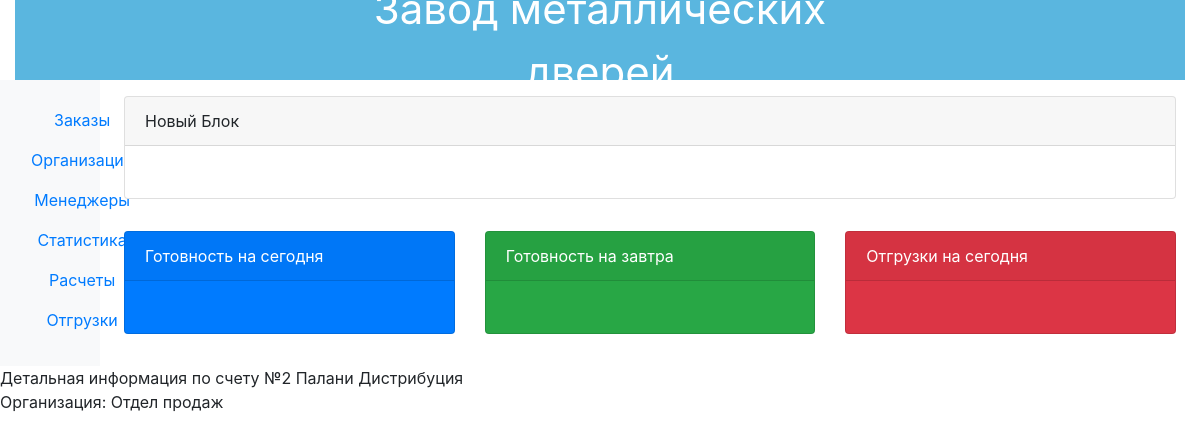
Before: /erp_main/invoice/2/ with the older database file.
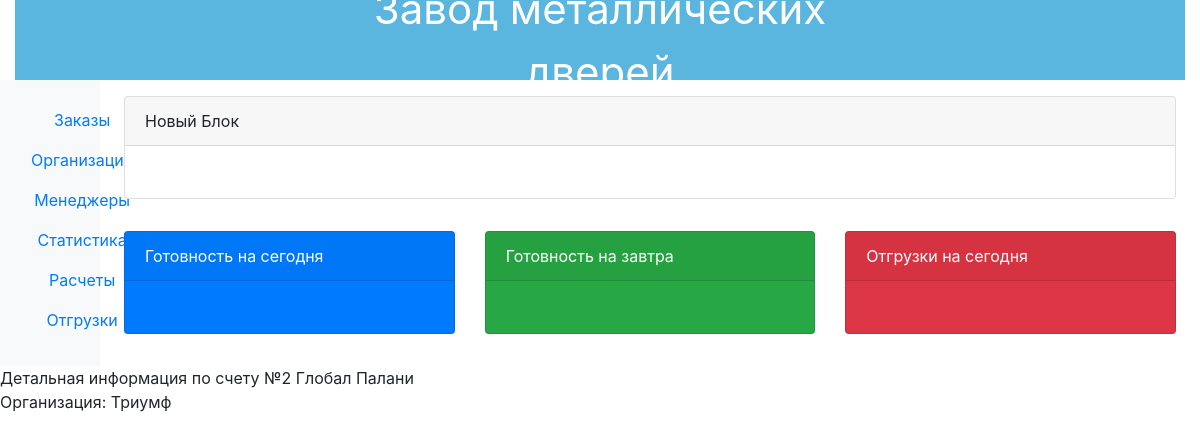
After: the same page with the newer database file.
### erp_main/models.py (models this page shows)
class Invoice(models.Model):
    ENTITY_CHOICE = (
        ('P', 'Палани'),
        ('PI', 'Палани Инжиниринг'),
        ('PD', 'Палани Дистрибуция'),
        ('GP', 'Глобал Палани'),
        ('DMM', 'Двери металл-М'),
        ('FL', 'Прочее')
    )
    number = models.CharField(max_length=5)
    organization = models.ForeignKey(Organization, related_name='organization', on_delete=models.CASCADE)
    date = models.DateField(auto_now_add=True)
    amount = models.DecimalField(max_digits=10, decimal_places=2)
    payed_amount = models.DecimalField(max_digits=10, decimal_places=2)
    shipping_amount = models.DecimalField(max_digits=10, decimal_places=2)
    montage_amount = models.DecimalField(max_digits=10, decimal_places=2)
    legal_entity = models.CharField(max_length=50, choices=ENTITY_CHOICE)

class Organization(models.Model):
    name = models.CharField(max_length=100)
    inn = models.CharField(max_length=15)
    last_order_date = models.DateField(null=True, blank=True)
    user = models.ForeignKey(User, related_name='organizations', on_delete=models.CASCADE)
    def __str__(self):
        return self.name
    class Meta:
        verbose_name_plural = 'Организации'

### erp_main/views.py (the view)
# urls.py: path('invoice/<int:id>/', views.invoice_detail, name='invoice_detail'),
def invoice_detail(request, id):
    invoice = get_object_or_404(Invoice, id=id)
    return render(request, 'invoice_detail.html', {'invoice': invoice})

### erp_main/templates/invoice_detail.html
{% extends 'base.html' %}
{% block content %}
    Детальная информация по счету №{{ invoice.number }} {{ invoice.get_legal_entity_display }} <br>
    Организация: {{ invoice.organization }}
{% endblock %}

Changed rows visible on the page:
changed Invoice: legal_entity "Палани Дистрибуция" → "Глобал Палани"; organization "Отдел продаж" → "Триумф"
